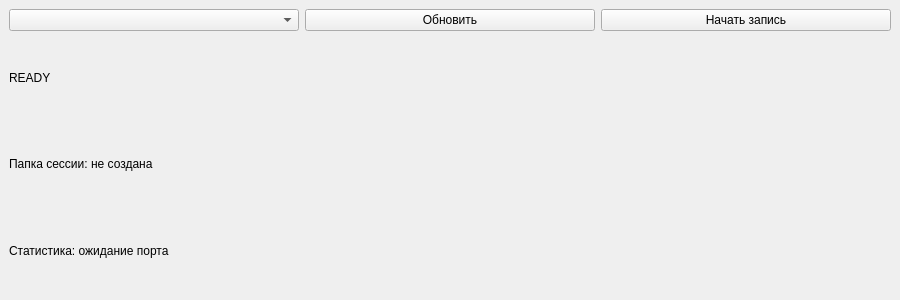
<?xml version="1.0" encoding="UTF-8"?>
<ui version="4.0">
 <class>MainWindow</class>
 <widget class="QMainWindow" name="MainWindow">
  <property name="geometry">
   <rect>
    <x>0</x>
    <y>0</y>
    <width>900</width>
    <height>300</height>
   </rect>
  </property>
  <property name="windowTitle">
   <string>UART Audio Recorder</string>
  </property>
  <widget class="QWidget" name="centralwidget">
   <layout class="QVBoxLayout" name="verticalLayout">
    <item>
     <layout class="QHBoxLayout" name="horizontalLayout">
      <item>
       <widget class="QComboBox" name="portCombo"/>
      </item>
      <item>
       <widget class="QPushButton" name="refreshButton">
        <property name="text">
         <string>Обновить</string>
        </property>
       </widget>
      </item>
      <item>
       <widget class="QPushButton" name="recordButton">
        <property name="text">
         <string>Начать запись</string>
        </property>
       </widget>
      </item>
     </layout>
    </item>
    <item>
     <widget class="QLabel" name="stateLabel">
      <property name="text">
       <string>READY</string>
      </property>
     </widget>
    </item>
    <item>
     <widget class="QLabel" name="sessionLabel">
      <property name="text">
       <string>Папка сессии: не создана</string>
      </property>
     </widget>
    </item>
    <item>
     <widget class="QLabel" name="statsLabel">
      <property name="text">
       <string>Статистика: ожидание порта</string>
      </property>
     </widget>
    </item>
   </layout>
  </widget>
 </widget>
 <resources/>
 <connections/>
</ui>
